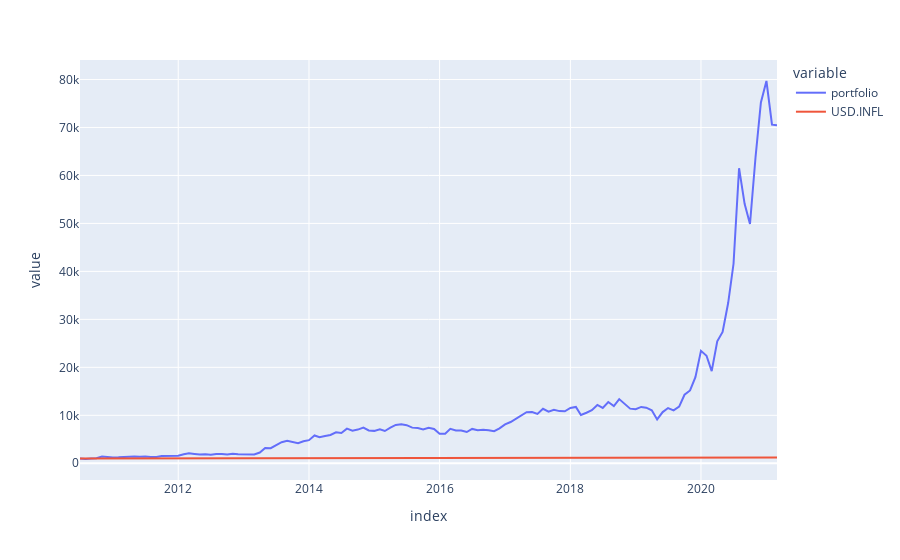

Notebook code for this chart:
### Code cell
fig_portfolio_wealth = px.line(df_portfolio)
fig_portfolio_wealth.show()

### Figure 1 — Plotly figure (JSON) as saved in the notebook; plotly's stock layout.template omitted (floating-point values rounded to 4 significant figures; data arrays with more than 128 entries replaced by an {"elided": "..."} marker saying what was removed)
{"data": [{"hovertemplate": "variable=portfolio<br>index=%{x}<br>value=%{y}<extra></extra>", "legendgroup": "portfolio", "line": {"color": "#636efa", "dash": "solid"}, "mode": "lines", "name": "portfolio", "orientation": "v", "showlegend": true, "type": "scatter", "x": {"elided": "129 str values"}, "xaxis": "x", "y": {"elided": "129 float values"}, "yaxis": "y"}, {"hovertemplate": "variable=USD.INFL<br>index=%{x}<br>value=%{y}<extra></extra>", "legendgroup": "USD.INFL", "line": {"color": "#EF553B", "dash": "solid"}, "mode": "lines", "name": "USD.INFL", "orientation": "v", "showlegend": true, "type": "scatter", "x": {"elided": "129 str values"}, "xaxis": "x", "y": {"elided": "129 float values"}, "yaxis": "y"}], "layout": {"legend": {"title": {"text": "variable"}, "tracegroupgap": 0}, "margin": {"t": 60}, "xaxis": {"anchor": "y", "domain": [0, 1], "title": {"text": "index"}}, "yaxis": {"anchor": "x", "domain": [0, 1], "title": {"text": "value"}}}}
